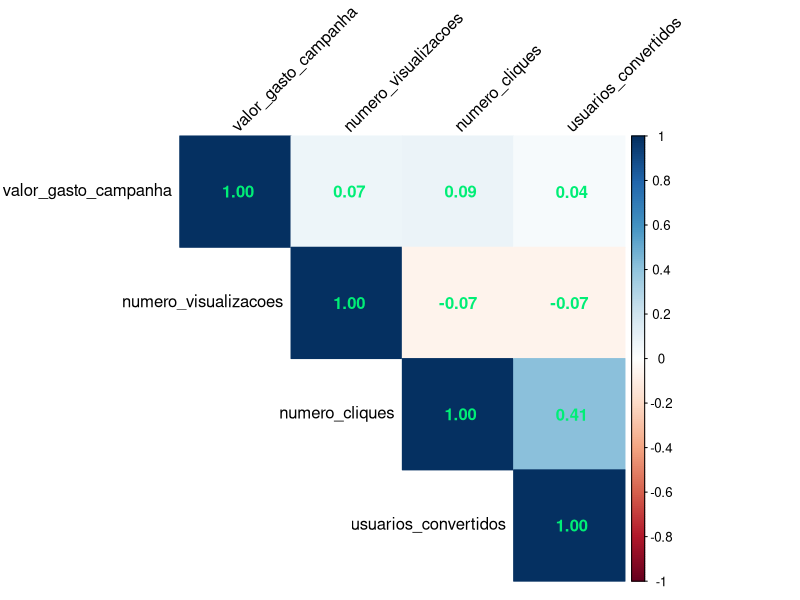
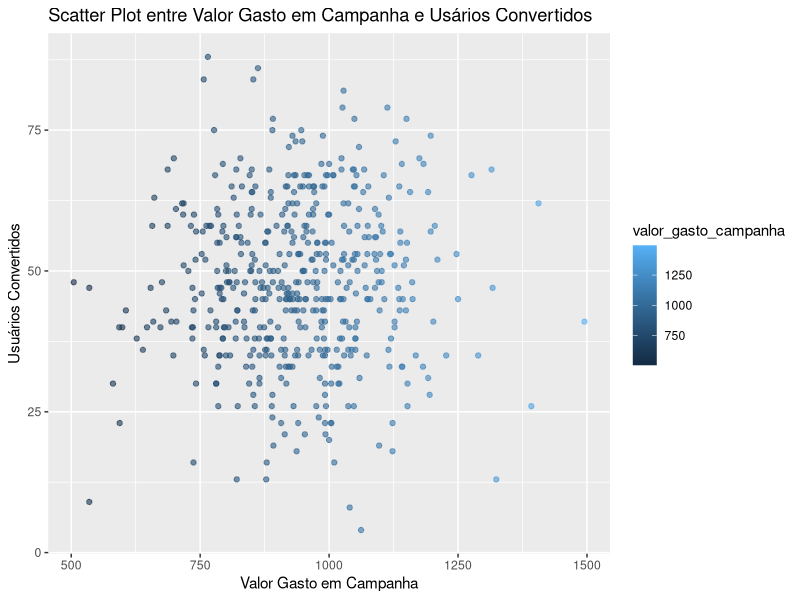
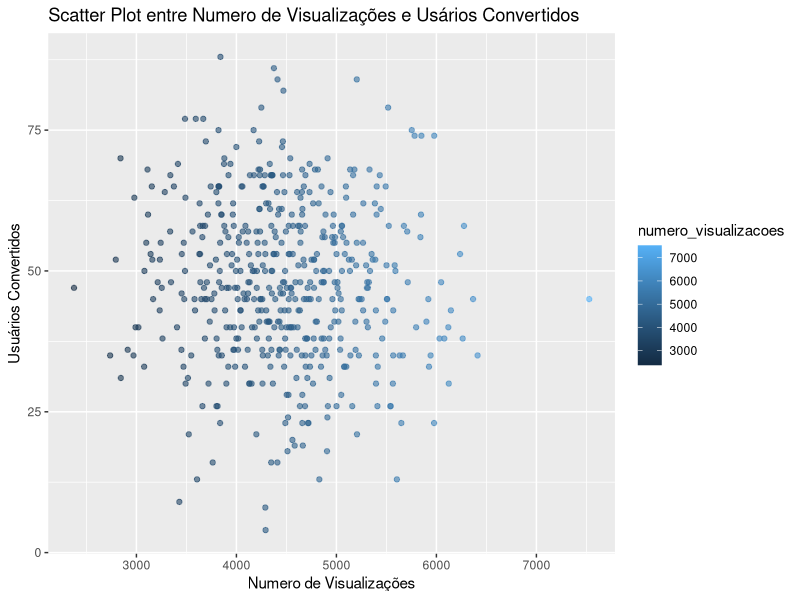
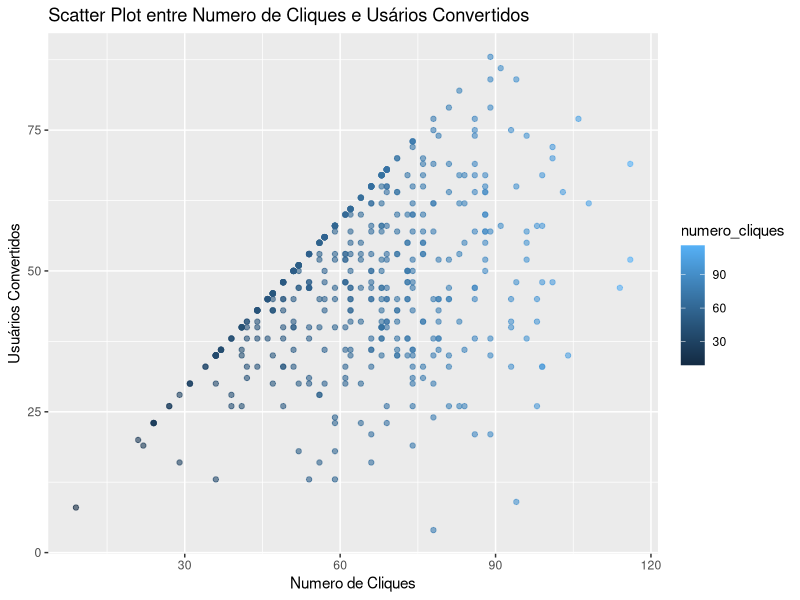

Reproduce these figures in R, in order.
# Estudo de Caso - Projeto BigDataNaPratica (Machine Learning)

# Configurando o diretório de trabalho
setwd("C:/Users/Julia/Desktop/CienciaDeDados/1.Big-Data-Analytics-com-R-e-Microsoft-Azure-Machine-Learning/11-Projeto-BigDataNaPratica-Machine_Learning_em_Marketing_Digital-Prevendo_N_Usuarios_Convertidos")
getwd()



##########       Projeto Machine Learning em Marketing Digital - Prevendo Número de Usuários Convertidos       ########## 



# Carregando pacotes

library(tidyverse) # manipulação de dados
library(dplyr)     # manipulação de dados
library(corrplot)  # criar gráfico de mapa de correlação
library(ggplot2)   # criar outros gráficos (especificamente de dispersão)



# Carrega o dataset (código da criação do dataset ao final)

dados <- as.data.frame(read_csv("dataset_criado.csv"))
head(dados)
View(dados)



## Análise Exploratória dos Dados


# Verificando tipos de dados
str(dados)

# Sumário estatístico
summary(dados)            # (notar valores de median e mean pq caso estejam proximos indicam uma distribuição normal)
#                           (caso os dados sigam uma distribuição normal tomamos uma direção, caso não sigam tomamos outra direção)
#                           (perceber também sem tem discrepância nos valores min e max)


# Criando/calculando uma matriz de correlação
cor_matrix <- cor(dados)
cor_matrix


# E para não ter que analisar somentes os números, vamos criar um gráfico corrplot

# Corrplot (para outras cores usar colors())
corrplot(cor_matrix,
         method = "color",
         type = "upper",
         addCoef.col = 'springgreen2',
         tl.col = "black",
         tl.srt = 45)

# Observando a escala vemos que a correlação de coeficiente vai de -1 até 1
# A correlação próxima de -1 indica forte correlação negativa (aumenta o valor de uma variável e diminui o valor de outra variável)
# E a correlação próxima de 1 indica forte correlação posiiva (aumenta o valor de uma variável e aumenta o valor de outra variável)
# Próximo de 0 indica que não há correlação

# Durante a preparação do projeto, nós temos que definir nossa variável alvo ou variável de estudo
# Olhando para as variáveis decidimos que nossa variável alvo é "usuarios_convertidos" pois é exatamente esta que queremos prever.
# Ou seja, queremos prever o número de usuarios convertidos
# As demais serão candidatas a variáveis pretidotas (não é obrigatório usar todas), ou seja, precisamos encontrar o modelo que use as
# outras 3 variáveis para prever usuarios convertidos

# Caso o problema de negócio fosse prever o numero de cliques ao invés de usuarios_convertidos teria que ser outro projeto pois
# Machine Learning é algo especifico para resolver o problema pontual. Nosso raciocíono será apenas para prever numeros de usuarios
# convetidos. Se mudarmos a variável alvo, mudamos o problema de negócio e mudamos o projeto.


# No projeto original a correlação entre usuarios_convertidos e as demais variáveis é próxima a 1, assim como a relação entre as
# variáveis preditoras também é próxima a 1 e a lógica abaixo é partir disso:

# Precisamos e queremos que a variável alvo tenha a maior correlação possível com as variáveis preditoras,
# Precisamos e queremos que entre as variáveis preditoras tenha a menor correlação possível.

# Precisamos que as variáveis preditoras tenha a menor correlação possível pois isso é um problema chamado multicolinearidade
# Se tivermos uma correlação entre duas variáveis preditoras, é como se tivesse duplicando a informação. E isso é ruim para treinar
# o modelo de Machine Learning, é um problema que precisa ser resolvido. Neste caso precisaremos tratar isso.

# E a solução vai ser 





## Criando gráficos do tipo dispersão para visualizar a relação entre cada variável preditora com a variável alvo


# Scatter plot entre Valor Gasto em Campanha e Usuários Convertidos

ggplot(dados, aes(x = valor_gasto_campanha, y = usuarios_convertidos)) +
  geom_point(aes(color = valor_gasto_campanha), alpha = 0.6) +
  ggtitle("Scatter Plot entre Valor Gasto em Campanha e Usários Convertidos") +
  xlab("Valor Gasto em Campanha") +
  ylab("Usuários Convertidos")


# Scatter plot entre Numero de Visualizações e Usuários Convertidos

ggplot(dados, aes(x = numero_visualizacoes, y = usuarios_convertidos)) +
  geom_point(aes(color = numero_visualizacoes), alpha = 0.6) +
  ggtitle("Scatter Plot entre Numero de Visualizações e Usários Convertidos") +
  xlab("Numero de Visualizações") +
  ylab("Usuários Convertidos")


# Scatter plot entre Numero de Cliques e Usuários Convertidos

ggplot(dados, aes(x = numero_cliques, y = usuarios_convertidos)) +
  geom_point(aes(color = numero_cliques), alpha = 0.6) +
  ggtitle("Scatter Plot entre Numero de Cliques e Usários Convertidos") +
  xlab("Numero de Cliques") +
  ylab("Usuários Convertidos")





































set.seed(200)
# Definir o tamanho do conjunto de dados
n <- 500

# Criar o conjunto de dados
dados <- data.frame(
  valor_gasto_campanha = as.integer(rnorm(n, mean = 1000, sd = 200)),
  numero_visualizacoes = as.integer(rnorm(n, mean = 5000, sd = 1000)),
  numero_cliques = as.integer(rnorm(n, mean = 60, sd = 10)),
  usuarios_convertidos = integer(n)
)

# Garantir que usuarios_convertidos seja sempre menor que numero_cliques
for (i in 1:n) {
  usuarios_convertidos <- abs(round(rnorm(1, mean = 30, sd = 10)))
  while (usuarios_convertidos >= dados$numero_cliques[i]) {
    usuarios_convertidos <- abs(round(rnorm(1, mean = 30, sd = 10)))
  }
  dados$usuarios_convertidos[i] <- usuarios_convertidos
}

# Rescale os valores para atender aos limites especificados
dados$valor_gasto_campanha <- round((dados$valor_gasto_campanha - min(dados$valor_gasto_campanha)) / (max(dados$valor_gasto_campanha) - min(dados$valor_gasto_campanha)) * (1495 - 505) + 505)
dados$numero_visualizacoes <- round((dados$numero_visualizacoes - min(dados$numero_visualizacoes)) / (max(dados$numero_visualizacoes) - min(dados$numero_visualizacoes)) * (7528 - 2376) + 2376)
dados$numero_cliques <- round((dados$numero_cliques - min(dados$numero_cliques)) / (max(dados$numero_cliques) - min(dados$numero_cliques)) * (116 - 9) + 9)
dados$usuarios_convertidos <- round((dados$usuarios_convertidos - min(dados$usuarios_convertidos)) / (max(dados$usuarios_convertidos) - min(dados$usuarios_convertidos)) * (101 - 4) + 4)


# Corrigir "usuarios_convertidos" quando for maior ou igual a "numero_cliques"
dados$usuarios_convertidos[dados$usuarios_convertidos >= dados$numero_cliques] <- dados$numero_cliques[dados$usuarios_convertidos >= dados$numero_cliques] - 1

# Verificar se a restrição está satisfeita (deve retornar 0)
sum(dados$usuarios_convertidos >= dados$numero_cliques)



# Verificar se os limites de valores estão satisfeitos
summary(dados)

View(dados)

# Salva o dataset em formato CSV
# write.csv(dados, file = "dataset_criado.csv", row.names = FALSE)








